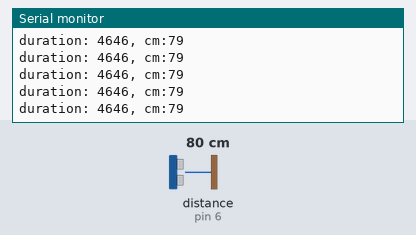
The sketch below on a simulated Arduino Uno, built with avr-gcc and run on an emulated ATmega328P. Parts: the last lines printed to the serial monitor. Wiring (inferred from the names in the program): ultrasonic range finder: trigger pin 5; echo pin 6. Inputs (shaded band) come from the test bench; at power-on: distance to the obstacle (sensor on pin 6) 80 cm. The echo pulse lasts 58.3 µs per cm.

Above: at 1.2 s.
1.3 s: distance to the obstacle (sensor on pin 6) set to 35 cm
At 1.6 s:
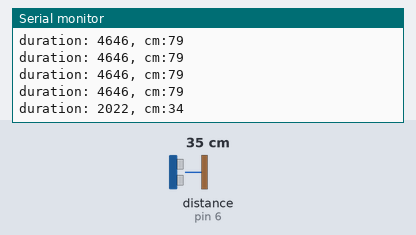
4.3 s: distance to the obstacle (sensor on pin 6) set to 2 cm
At 4.44 s:
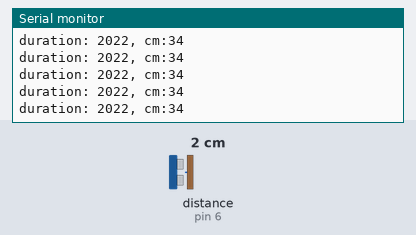
Timing chart, 0 to 7.3 s (numbered marks = the images above; inputs shaded):
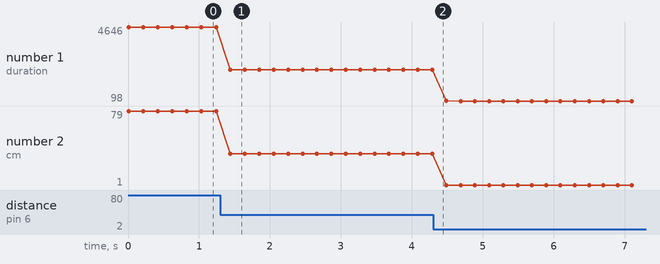

The sketch:

ArduinoHCSR04.ino
```cpp
// 超音波HC-SR04
#define TRIG_PIN 5
#define ECHO_PIN 6

void setup() {
  Serial.begin(9600);
  delay(2);
  pinMode(TRIG_PIN, OUTPUT);
  pinMode(ECHO_PIN, INPUT);
  Serial.println("Ready");
}

void loop() {
  // 發送: HIGH 持續 10ms
  digitalWrite(TRIG_PIN, HIGH);
  delayMicroseconds(10); // 延遲 10ms
  digitalWrite(TRIG_PIN, LOW);
  // 讀取 ECHO_PIN 的資料, 並透過 pulseIn 讀取 ECHO_PIN 腳針的脈衝時間
  int duration = pulseIn(ECHO_PIN, HIGH);
  // 在攝氏0~50度下音速每一公分需要29.1ms
  int cm = (duration/2)/29.1;
  Serial.print("duration: ");
  Serial.print(duration);
  Serial.print(", cm:");
  Serial.println(cm);
  delay(200);

}
```

Measured:
- after the input at 1.3 s, the serial monitor: prints a new line after 0.14 s (image 1)
- plotted number 1: 4646 → 2022 after the input at 1.3 s, 2022 → 98 after the input at 4.3 s
- plotted number 2: 79 → 34 after the input at 1.3 s, 34 → 1 after the input at 4.3 s
